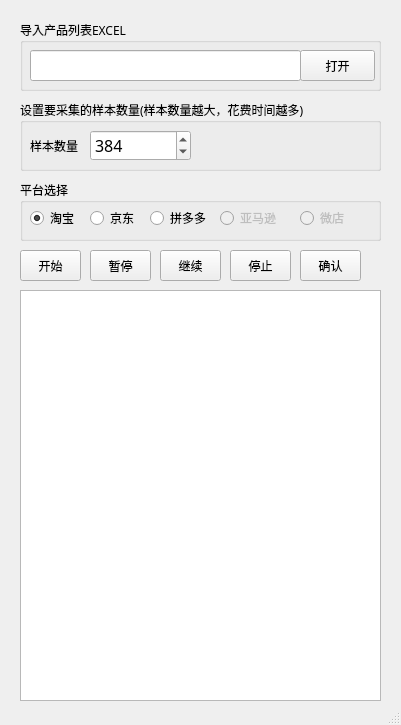
<?xml version="1.0" encoding="UTF-8"?>
<ui version="4.0">
 <class>MainWindow</class>
 <widget class="QMainWindow" name="MainWindow">
  <property name="geometry">
   <rect>
    <x>0</x>
    <y>0</y>
    <width>401</width>
    <height>725</height>
   </rect>
  </property>
  <property name="minimumSize">
   <size>
    <width>401</width>
    <height>725</height>
   </size>
  </property>
  <property name="maximumSize">
   <size>
    <width>491</width>
    <height>725</height>
   </size>
  </property>
  <property name="windowTitle">
   <string>kiki烹小鲜</string>
  </property>
  <widget class="QWidget" name="centralwidget">
   <widget class="QGroupBox" name="groupBox">
    <property name="geometry">
     <rect>
      <x>20</x>
      <y>20</y>
      <width>361</width>
      <height>71</height>
     </rect>
    </property>
    <property name="font">
     <font>
      <family>微软雅黑</family>
     </font>
    </property>
    <property name="title">
     <string>导入产品列表EXCEL</string>
    </property>
    <widget class="QLineEdit" name="lineEdit_input_excel">
     <property name="geometry">
      <rect>
       <x>10</x>
       <y>30</y>
       <width>271</width>
       <height>31</height>
      </rect>
     </property>
     <property name="font">
      <font>
       <family>微软雅黑</family>
      </font>
     </property>
    </widget>
    <widget class="QPushButton" name="pushButton_select_excel">
     <property name="geometry">
      <rect>
       <x>280</x>
       <y>30</y>
       <width>75</width>
       <height>31</height>
      </rect>
     </property>
     <property name="font">
      <font>
       <family>微软雅黑</family>
      </font>
     </property>
     <property name="text">
      <string>打开</string>
     </property>
    </widget>
   </widget>
   <widget class="QGroupBox" name="groupBox_3">
    <property name="geometry">
     <rect>
      <x>20</x>
      <y>180</y>
      <width>361</width>
      <height>61</height>
     </rect>
    </property>
    <property name="font">
     <font>
      <family>微软雅黑</family>
     </font>
    </property>
    <property name="title">
     <string>平台选择</string>
    </property>
    <widget class="QRadioButton" name="radioButton_platform_tb">
     <property name="geometry">
      <rect>
       <x>10</x>
       <y>30</y>
       <width>51</width>
       <height>16</height>
      </rect>
     </property>
     <property name="font">
      <font>
       <family>微软雅黑</family>
      </font>
     </property>
     <property name="text">
      <string>淘宝</string>
     </property>
     <property name="checked">
      <bool>true</bool>
     </property>
    </widget>
    <widget class="QRadioButton" name="radioButton_platform_jd">
     <property name="geometry">
      <rect>
       <x>70</x>
       <y>30</y>
       <width>51</width>
       <height>16</height>
      </rect>
     </property>
     <property name="font">
      <font>
       <family>微软雅黑</family>
      </font>
     </property>
     <property name="text">
      <string>京东</string>
     </property>
    </widget>
    <widget class="QRadioButton" name="radioButton_platform_pdd">
     <property name="enabled">
      <bool>true</bool>
     </property>
     <property name="geometry">
      <rect>
       <x>130</x>
       <y>30</y>
       <width>61</width>
       <height>16</height>
      </rect>
     </property>
     <property name="font">
      <font>
       <family>微软雅黑</family>
      </font>
     </property>
     <property name="text">
      <string>拼多多</string>
     </property>
    </widget>
    <widget class="QRadioButton" name="radioButton_platform_am">
     <property name="enabled">
      <bool>false</bool>
     </property>
     <property name="geometry">
      <rect>
       <x>200</x>
       <y>30</y>
       <width>61</width>
       <height>16</height>
      </rect>
     </property>
     <property name="font">
      <font>
       <family>微软雅黑</family>
      </font>
     </property>
     <property name="text">
      <string>亚马逊</string>
     </property>
    </widget>
    <widget class="QRadioButton" name="radioButton_platform_wd">
     <property name="enabled">
      <bool>false</bool>
     </property>
     <property name="geometry">
      <rect>
       <x>280</x>
       <y>30</y>
       <width>51</width>
       <height>16</height>
      </rect>
     </property>
     <property name="font">
      <font>
       <family>微软雅黑</family>
      </font>
     </property>
     <property name="text">
      <string>微店</string>
     </property>
    </widget>
   </widget>
   <widget class="QPushButton" name="pushButton_start">
    <property name="geometry">
     <rect>
      <x>20</x>
      <y>250</y>
      <width>61</width>
      <height>31</height>
     </rect>
    </property>
    <property name="font">
     <font>
      <family>微软雅黑</family>
     </font>
    </property>
    <property name="text">
     <string>开始</string>
    </property>
   </widget>
   <widget class="QPushButton" name="pushButton_pause">
    <property name="geometry">
     <rect>
      <x>90</x>
      <y>250</y>
      <width>61</width>
      <height>31</height>
     </rect>
    </property>
    <property name="font">
     <font>
      <family>微软雅黑</family>
     </font>
    </property>
    <property name="text">
     <string>暂停</string>
    </property>
   </widget>
   <widget class="QPushButton" name="pushButton_stop">
    <property name="geometry">
     <rect>
      <x>230</x>
      <y>250</y>
      <width>61</width>
      <height>31</height>
     </rect>
    </property>
    <property name="font">
     <font>
      <family>微软雅黑</family>
     </font>
    </property>
    <property name="text">
     <string>停止</string>
    </property>
   </widget>
   <widget class="QTextBrowser" name="textBrowser">
    <property name="geometry">
     <rect>
      <x>20</x>
      <y>290</y>
      <width>361</width>
      <height>411</height>
     </rect>
    </property>
    <property name="font">
     <font>
      <family>微软雅黑</family>
     </font>
    </property>
   </widget>
   <widget class="QGroupBox" name="groupBox_4">
    <property name="geometry">
     <rect>
      <x>20</x>
      <y>100</y>
      <width>361</width>
      <height>71</height>
     </rect>
    </property>
    <property name="font">
     <font>
      <family>微软雅黑</family>
     </font>
    </property>
    <property name="title">
     <string>设置要采集的样本数量(样本数量越大，花费时间越多)</string>
    </property>
    <widget class="QSpinBox" name="spinBox_sales_count">
     <property name="geometry">
      <rect>
       <x>70</x>
       <y>30</y>
       <width>101</width>
       <height>31</height>
      </rect>
     </property>
     <property name="font">
      <font>
       <family>微软雅黑</family>
       <pointsize>12</pointsize>
      </font>
     </property>
     <property name="maximum">
      <number>9999</number>
     </property>
     <property name="value">
      <number>384</number>
     </property>
    </widget>
    <widget class="QLabel" name="label_5">
     <property name="geometry">
      <rect>
       <x>10</x>
       <y>30</y>
       <width>54</width>
       <height>31</height>
      </rect>
     </property>
     <property name="font">
      <font>
       <family>微软雅黑</family>
      </font>
     </property>
     <property name="text">
      <string>样本数量</string>
     </property>
    </widget>
   </widget>
   <widget class="QPushButton" name="pushButton_continue">
    <property name="geometry">
     <rect>
      <x>160</x>
      <y>250</y>
      <width>61</width>
      <height>31</height>
     </rect>
    </property>
    <property name="font">
     <font>
      <family>微软雅黑</family>
     </font>
    </property>
    <property name="text">
     <string>继续</string>
    </property>
   </widget>
   <widget class="QPushButton" name="pushButton_confirm">
    <property name="geometry">
     <rect>
      <x>300</x>
      <y>250</y>
      <width>61</width>
      <height>31</height>
     </rect>
    </property>
    <property name="font">
     <font>
      <family>微软雅黑</family>
     </font>
    </property>
    <property name="text">
     <string>确认</string>
    </property>
   </widget>
  </widget>
  <widget class="QStatusBar" name="statusbar"/>
 </widget>
 <resources/>
 <connections/>
</ui>
